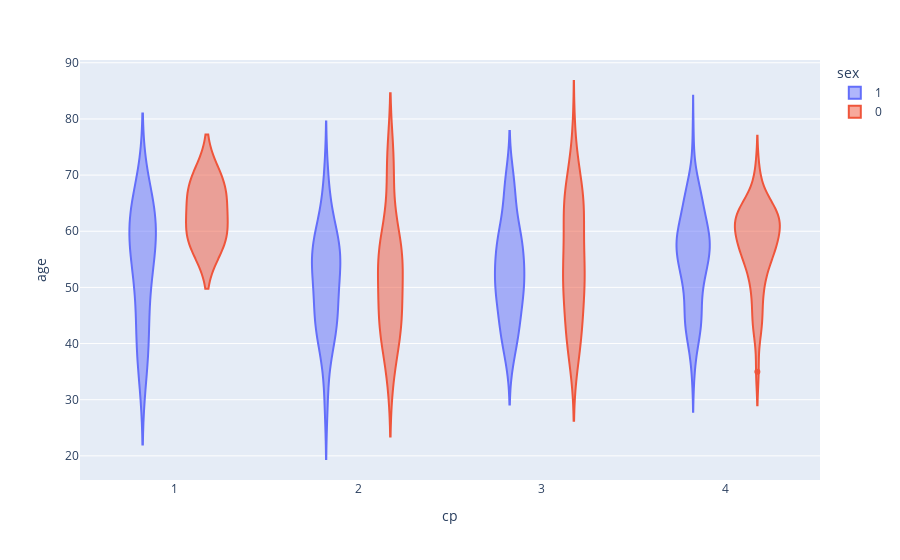

Notebook code cell kept with this figure:
### Markdown cell above
<p> This distribution is slightly skewed left, most patients fall in the 140-175 range. A surprising observation is how there are 37 patients in the 16-164 range, a large amount for an also relatively large value. </p>

### Code cell
# Categorical exploration of Sex compared with chest pain and age. 1=male, 0=female
fig = px.violin(X, x="cp", y="age", color="sex")
fig.show()

### Figure 1 — Plotly figure (JSON) as saved in the notebook; plotly's stock layout.template omitted (floating-point values rounded to 4 significant figures; data arrays with more than 128 entries replaced by an {"elided": "..."} marker saying what was removed)
{"data": [{"alignmentgroup": "True", "box": {"visible": false}, "hovertemplate": "sex=1<br>cp=%{x}<br>age=%{y}<extra></extra>", "legendgroup": "1", "marker": {"color": "#636efa"}, "name": "1", "offsetgroup": "1", "orientation": "v", "scalegroup": "True", "showlegend": true, "type": "violin", "x": {"elided": "206 int values"}, "x0": " ", "xaxis": "x", "y": {"elided": "206 int values"}, "y0": " ", "yaxis": "y"}, {"alignmentgroup": "True", "box": {"visible": false}, "hovertemplate": "sex=0<br>cp=%{x}<br>age=%{y}<extra></extra>", "legendgroup": "0", "marker": {"color": "#EF553B"}, "name": "0", "offsetgroup": "0", "orientation": "v", "scalegroup": "True", "showlegend": true, "type": "violin", "x": [2, 4, 4, 2, 3, 1, 3, 3, 1, 1, 4, 2, 4, 3, 2, 4, 3, 3, 3, 3, 3, 4, 3, 4, 3, 4, 3, 3, 4, 4, 3, 4, 4, 3, 4, 4, 2, 4, 4, 3, 2, 3, 4, 3, 3, 4, 2, 2, 4, 4, 4, 4, 2, 4, 3, 4, 2, 4, 4, 3, 4, 3, 4, 2, 4, 4, 3, 3, 3, 4, 2, 3, 3, 4, 2, 3, 2, 2, 4, 3, 3, 3, 4, 3, 3, 2, 1, 4, 3, 3, 4, 4, 4, 2, 4, 4, 2], "x0": " ", "xaxis": "x", "y": [41, 62, 57, 56, 48, 58, 50, 58, 66, 69, 65, 71, 61, 65, 41, 51, 46, 54, 65, 65, 51, 53, 53, 53, 51, 62, 44, 63, 60, 57, 71, 61, 43, 62, 35, 63, 45, 56, 62, 43, 55, 60, 42, 67, 54, 58, 54, 45, 59, 62, 56, 60, 63, 62, 68, 45, 50, 50, 64, 64, 62, 37, 66, 46, 46, 64, 41, 54, 39, 63, 34, 67, 52, 55, 74, 54, 49, 41, 49, 60, 51, 42, 67, 76, 44, 58, 60, 71, 66, 39, 58, 55, 58, 55, 63, 57, 57], "y0": " ", "yaxis": "y"}], "layout": {"legend": {"title": {"text": "sex"}, "tracegroupgap": 0}, "margin": {"t": 60}, "violinmode": "group", "xaxis": {"anchor": "y", "domain": [0, 1], "title": {"text": "cp"}}, "yaxis": {"anchor": "x", "domain": [0, 1], "title": {"text": "age"}}}}
